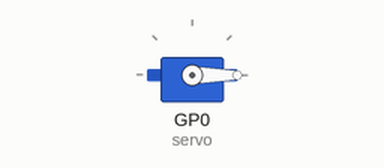
Recording of a program running on a simulated Raspberry Pi Pico running MicroPython. On the bench: servo. Servo angles are drawn from the pulse width (0.5 ms = 0°, 2.5 ms = 180°).

Above: at 0.05 s.
At 2.85 s:
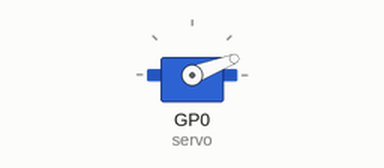
At 4.5 s:
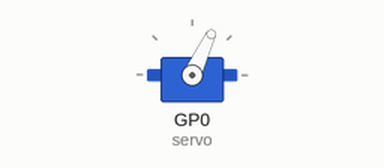
At 9.0 s:
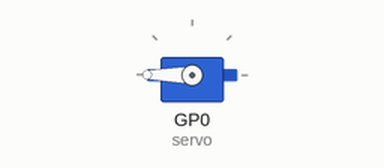
Timing chart, 0 to 11.7 s (numbered marks = the images above):
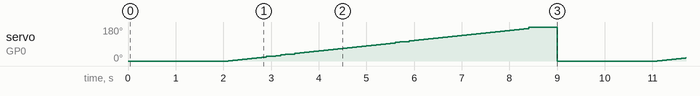

Measured:
- by itself, servo on GP0 (servo): ramps from 0° to 180° and jumps back, once every 9.0 s

The program:

17_sg90For.py
```python
from machine import Pin ,PWM
from utime import sleep

servo = PWM(Pin(0))
servo.freq(50)

while True:
    servo.duty_u16(1600)
    sleep(2)

    for i in range(64):# for 迴圈 執行
        servo.duty_u16(1600+100*i)#每次都會增加 100，做 64 次
        sleep(0.1)

    servo.duty_u16(8200)
    sleep(0.6)
```
